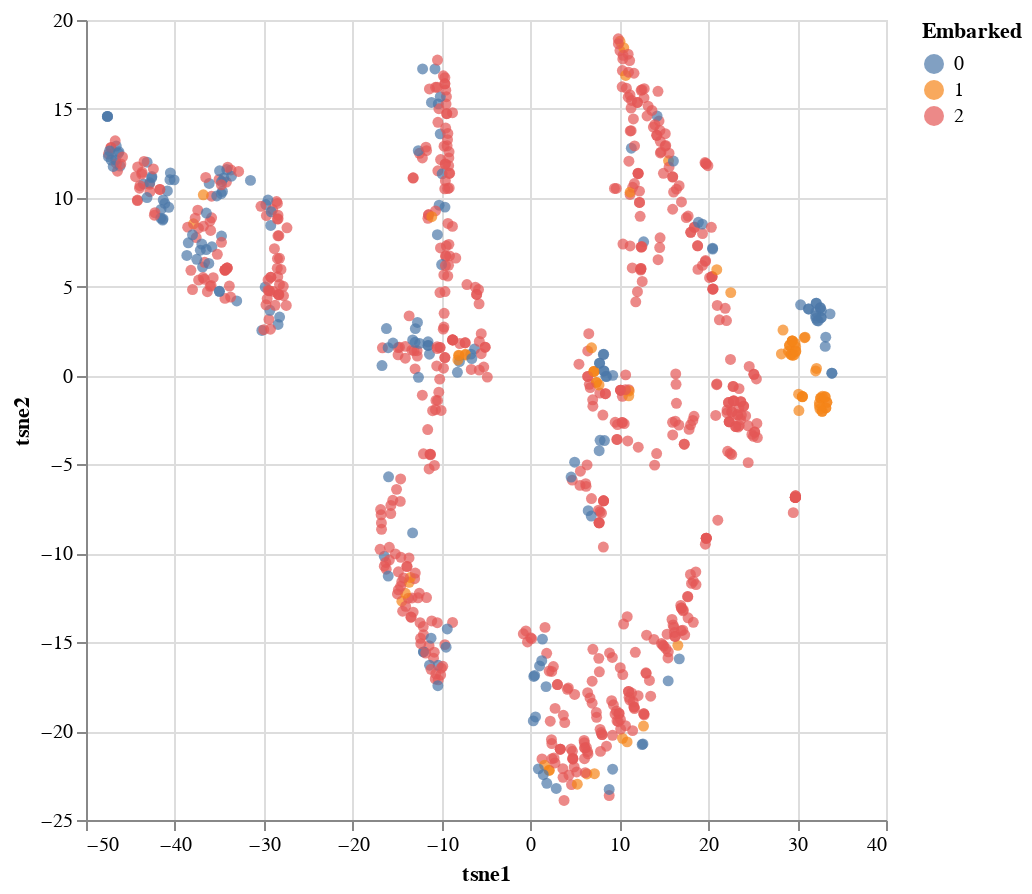

The notebook cell saved with this chart:
### Code cell
alt.Chart(df).mark_circle().encode(
    x='tsne1:Q', 
    y='tsne2:Q',
    color='Embarked:N',
).properties(width=400, height=400)

### Figure 1 — Vega-Lite specification as saved in the notebook (floating-point values rounded to 4 significant figures; data arrays with more than 128 entries replaced by an {"elided": "..."} marker saying what was removed)
{"config": {"view": {"continuousWidth": 400, "continuousHeight": 300}}, "data": {"name": "data-c973a4e76c68d133e563a7ea67cff51b"}, "mark": "circle", "encoding": {"color": {"type": "nominal", "field": "Embarked"}, "x": {"type": "quantitative", "field": "tsne1"}, "y": {"type": "quantitative", "field": "tsne2"}}, "height": 400, "width": 400, "$schema": "https://vega.github.io/schema/vega-lite/v4.0.0.json", "datasets": {"data-c973a4e76c68d133e563a7ea67cff51b": {"elided": "891 records"}}}
